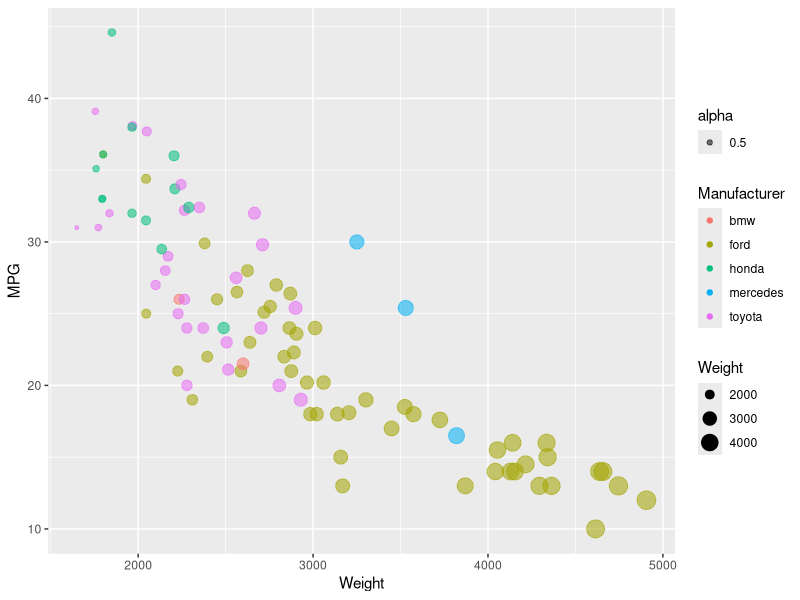

Reproduce this figure in R.
library(ggplot2)
setwd("C:/Users/Mattheus Faria/Desktop/R Data")
getwd()

carData <- read.csv("cars-sample.csv", header=TRUE)

ggplot(carData, aes(x=Weight, y=MPG, color=Manufacturer)) + 
  geom_point(aes(size=Weight, alpha=0.5))